Frame 1 (no input): blank canvas, image omitted
Frame 60 (the mouse pressed at the canvas centre just before this capture): blank canvas, image omitted
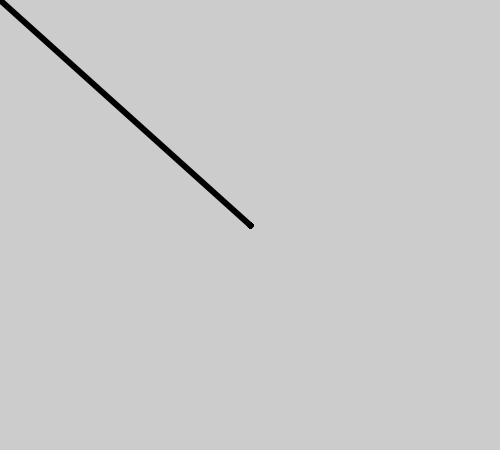
Frame 120 (the mouse held since frame 60 and released just before this capture)

The Processing sketch whose frames 1 and 60 were blank and that drew this single picture after the mouse press (run headless with seeded random() and noise(); from frame 60 on, the mouse is pressed at the canvas centre):

// Processing sketch: processing_30367
// ── processing_30367.pde

void setup(){
 size(500,450); 
  smooth();
  strokeWeight(6); //llne thickness
}

void draw(){
  if (mousePressed) {
   line(mouseX,mouseY,pmouseX,pmouseY); 
  }
}       
                
